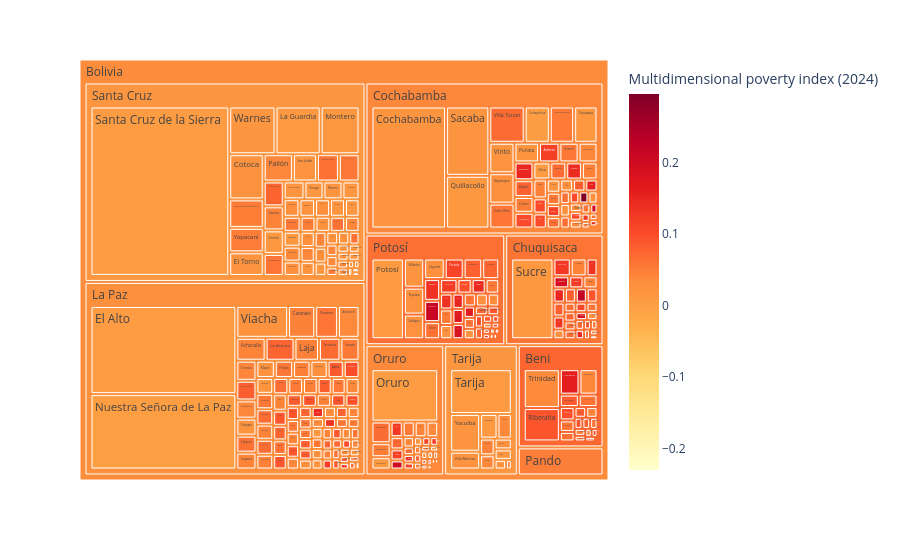

The code cell stored with this chart in its notebook:
### Markdown cell above
The treemap nests municipalities within departments: the area of each tile is its 2024 population and its colour its 2024 poverty (hover for details; click a department to zoom in).

### Code cell
px.treemap(
    gdf, path=[px.Constant("Bolivia"), "department", "name"], values="population_2024",
    color="sdg1_2_mpi_2024", color_continuous_scale="YlOrRd",
    color_continuous_midpoint=np.average(gdf["sdg1_2_mpi_2024"], weights=gdf["population_2024"]),
    hover_data={"rank_mpi_2024": True}, labels=labels,
)

### Figure 1 — Plotly figure (JSON) as saved in the notebook; plotly's stock layout.template omitted (floating-point values rounded to 4 significant figures; data arrays with more than 128 entries replaced by an {"elided": "..."} marker saying what was removed)
{"data": [{"branchvalues": "total", "customdata": {"elided": "353x2 mixed values"}, "domain": {"x": [0.0, 1.0], "y": [0.0, 1.0]}, "hovertemplate": "labels=%{label}<br>Census population (2024)=%{value}<br>parent=%{parent}<br>id=%{id}<br>Poverty rank in 2024 (1 = poorest)=%{customdata[0]}<br>Multidimensional poverty index (2024)=%{color}<extra></extra>", "ids": {"elided": "353 str values"}, "labels": {"elided": "353 str values"}, "marker": {"coloraxis": "coloraxis", "colors": {"elided": "353 float values"}}, "name": "", "parents": {"elided": "353 str values"}, "type": "treemap", "values": {"elided": "353 float values"}}], "layout": {"coloraxis": {"autocolorscale": false, "cmid": 0.03305, "colorbar": {"title": {"text": "Multidimensional poverty index (2024)"}}, "colorscale": [[0.0, "rgb(255,255,204)"], [0.125, "rgb(255,237,160)"], [0.25, "rgb(254,217,118)"], [0.375, "rgb(254,178,76)"], [0.5, "rgb(253,141,60)"], [0.625, "rgb(252,78,42)"], [0.75, "rgb(227,26,28)"], [0.875, "rgb(189,0,38)"], [1.0, "rgb(128,0,38)"]]}, "legend": {"tracegroupgap": 0}, "margin": {"t": 60}}}
